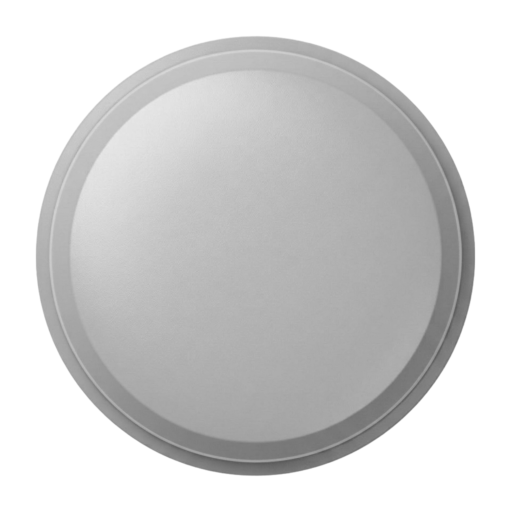
#> input picture assets/knob_cap.png, 1024 x 1024 px, found by its file name (shown at 1/2 size)
$ python preview_tint.py
#> lines starting #> are read from the running program, lines starting #| are printed output that depends on the picture
#!/usr/bin/env python3
"""Simulate the runtime knob composite to judge the bake before wiring Rust.

For each section colour: dark plate -> soft shadow (untinted) -> cap
(multiply-tinted) -> bone-white indicator line. Outputs a big row and a
true-GUI-size row (46 px) so we can see how it reads at real scale.
"""
from __future__ import annotations

import math
from pathlib import Path

from PIL import Image, ImageChops, ImageDraw

HERE = Path(__file__).resolve().parent
SRC = HERE.parent / "output" / "knob_preview"
OUT = SRC
PLATE = (0x13, 0x13, 0x13)
BONE = (0xF4, 0xF1, 0xEA)
# (name, rgb) — the 6 theme.rs section colours.
COLORS = [
    ("master", (0x3A, 0x78, 0xC8)),
    ("sub", (0x85, 0x90, 0xA0)),
    ("top", (0xD4, 0x95, 0x26)),
    ("mid", (0x4E, 0x9A, 0x52)),
    ("sat", (0xC5, 0x2E, 0x2E)),
    ("eq", (0x3D, 0x44, 0x4B)),
]


def tint(img: Image.Image, rgb) -> Image.Image:
    r, g, b = img.split()[:3]
    a = img.split()[3]
    solid = Image.new("RGB", img.size, rgb)
    sr, sg, sb = solid.split()
    out = Image.merge("RGB", (
        ImageChops.multiply(r, sr),
        ImageChops.multiply(g, sg),
        ImageChops.multiply(b, sb),
    ))
    out.putalpha(a)
    return out


def compose(cap, shadow, rgb, size):
    cell = Image.new("RGBA", (size, size), (*PLATE, 255))
    cap_s = cap.resize((size, size), Image.LANCZOS)
    sh_s = shadow.resize((size, size), Image.LANCZOS)
    cell.alpha_composite(sh_s)
    cell.alpha_composite(tint(cap_s, rgb))
    # Bone indicator: pointing up (12 o'clock). Knob disk fills 110/128 of
    # half; centre at cell centre, tip near disk edge.
    d = ImageDraw.Draw(cell)
    c = size / 2.0
    disk_r = size / 2.0 * (110.0 / 128.0)
    r_out, r_in = disk_r * 0.92, disk_r * 0.28
    w = max(1.0, disk_r * 0.08)
    ang = -math.pi / 2.0  # up
    dx, dy = math.cos(ang), math.sin(ang)
    px, py = -dy, dx
    pts = [
        (c + dx * r_out + px * w, c + dy * r_out + py * w),
        (c + dx * r_out - px * w, c + dy * r_out - py * w),
        (c + dx * r_in - px * w, c + dy * r_in - py * w),
        (c + dx * r_in + px * w, c + dy * r_in + py * w),
    ]
    d.polygon(pts, fill=(*BONE, 255))
    return cell


def main():
    cap = Image.open(SRC / "knob_cap.png").convert("RGBA")
#> cap is the input picture: PIL image 1024x1024 RGBA; mean R, G, B, A 103.4, 103.4, 103.4, 147.3
    shadow = Image.open(SRC / "knob_shadow.png").convert("RGBA")
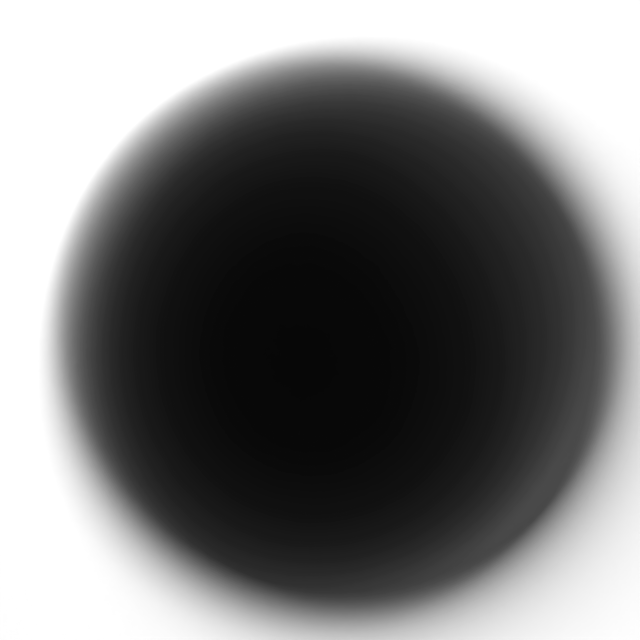
#> input picture assets/knob_shadow.png, 1280 x 1280 px, found by its file name (shown at 1/2 size)
#> shadow is the input picture: PIL image 1280x1280 RGBA; mean R, G, B, A 0.1, 0.1, 0.1, 134.6
    for size, tag in ((220, "big"), (46, "gui")):
        gap = max(8, size // 12)
        row = Image.new("RGBA", (len(COLORS) * (size + gap) + gap, size + 2 * gap),
                        (*PLATE, 255))
        for i, (_, rgb) in enumerate(COLORS):
            cell = compose(cap, shadow, rgb, size)
            row.alpha_composite(cell, (gap + i * (size + gap), gap))
        row.convert("RGB").save(OUT / f"preview_tinted_{tag}.png")
        print(f"wrote preview_tinted_{tag}.png  ({row.size[0]}x{row.size[1]})")
#> this loop made 2 passes
#> pass 1, in compose, `cap_s = cap.resize((size, size), Image.LANCZOS)`:
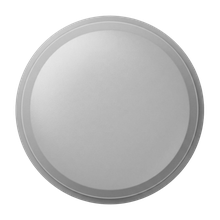
#> cap_s: PIL image 220x220 RGBA; mean R, G, B, A 105.1, 105.1, 105.1, 147.3; transparent parts drawn white
#> pass 1, in compose, `sh_s = shadow.resize((size, size), Image.LANCZOS)`:
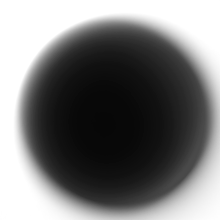
#> sh_s: PIL image 220x220 RGBA; mean R, G, B, A 0, 0, 0, 134.6; transparent parts drawn white
#> after the loop:
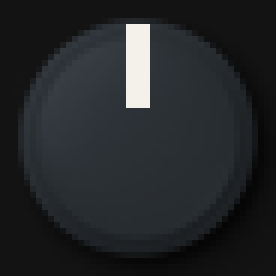
#> cell: PIL image 46x46 RGBA (shown 6 times larger); mean R, G, B, A 36.4, 39, 41.5, 255
#> after the loop:
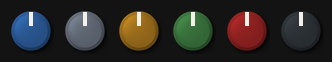
#> row: PIL image 332x62 RGBA; mean R, G, B, A 44.3, 42, 38.8, 255


if __name__ == "__main__":
    main()
